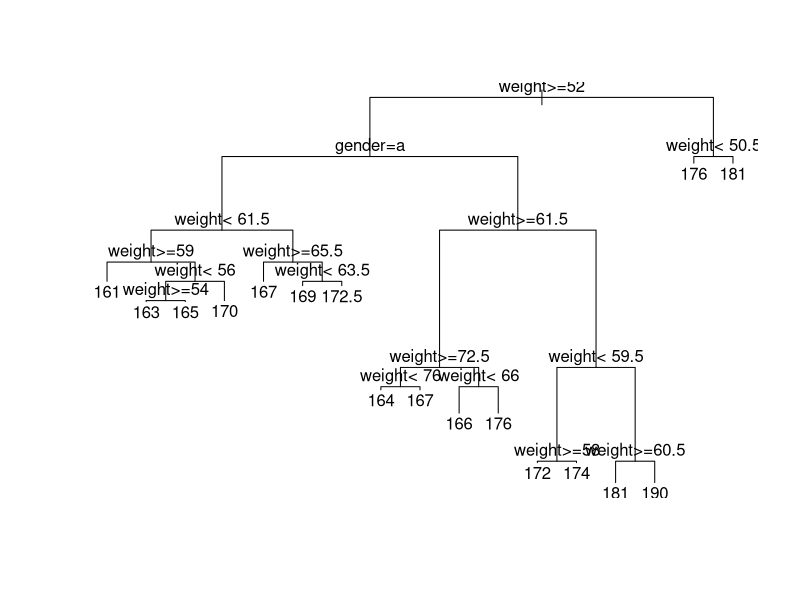
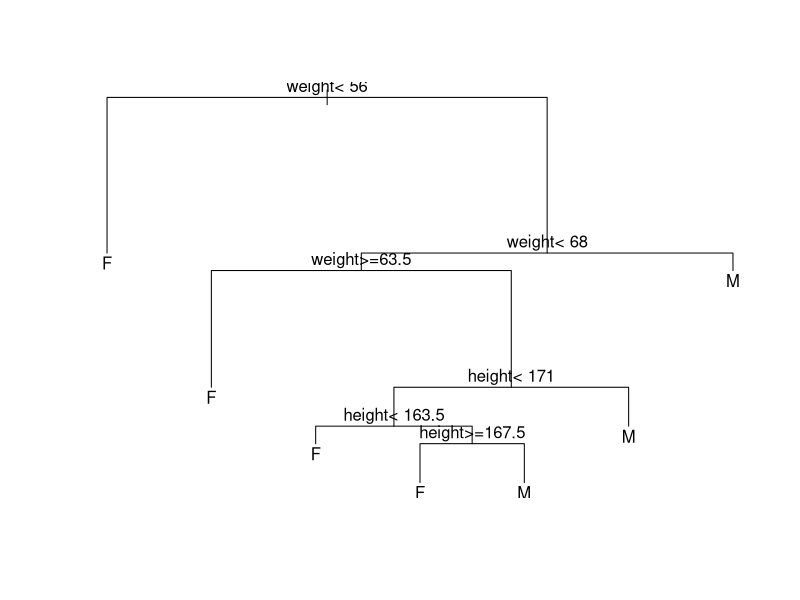
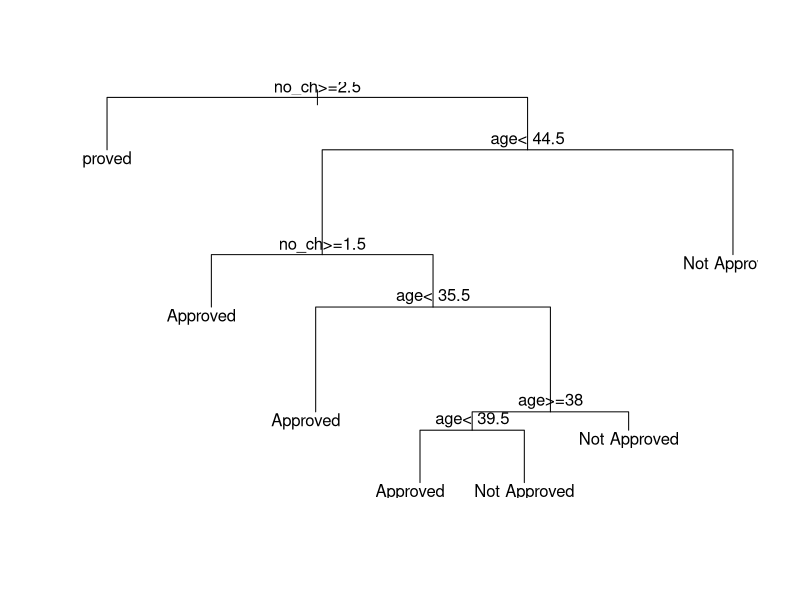
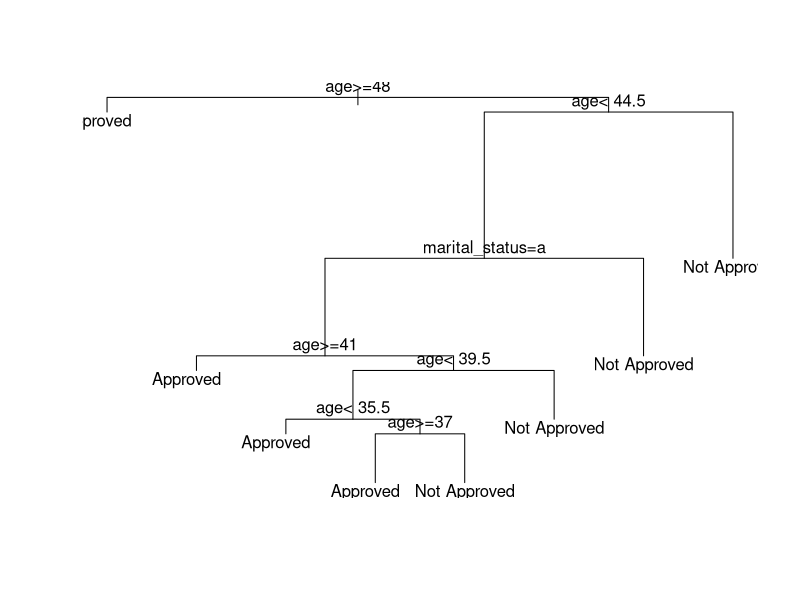

Write the R code that produced these figures, in order.
gender=c('F','M','M','M','F','F','M','F','M','F','F','M','M','F','M','M','M','F','F','F')
height=c(163,190,170,181,170,169,176,180,167,167,161,164,167,165,166,172,178,181,176,165)
weight=c(55,60,57,61,57,62,70,65,77,66,61,75,78,65,62,59,57,51,50,53)
Person=data.frame(gender,height,weight)
Person
library(rpart)
tree=rpart(height~gender+weight,data=Person,control=rpart.control(minsplit=1,minbucket=1,cp=0))
plot(tree)
text(tree)
a=data.frame(gender=c('M'),weight=c(75))
result=predict(tree,a)
print(result)

tree=rpart(gender~height+weight,data=Person,control=rpart.control(minsplit=1,minbucket=1,cp=0))
plot(tree)
text(tree)
b=data.frame(height=c(190),weight=c(85))
result=predict(tree,b)
print(result)

age=c(40,45,50,55,50,
      49,46,39,42,43,
      35,37,38,44,42,
      27,51,53,36,47)
marital_status=c('Married','Married','Married','Married','Married',
                 'Married','Married','Married','Not Married','Married',
                 'Married','Not Married','Married','Married','Married',
                 'Married','Married','Married','Married','Married')
no_ch=c(1,2,3,4,4,
        3,2,1,0,2,
        1,0,2,2,3,
        0,4,4,1,2)
loan_status=c('Not Approved','Not Approved','Approved','Approved','Approved',
              'Approved','Not Approved','Approved','Not Approved','Approved',
              'Approved','Not Approved','Approved','Approved','Approved',
              'Approved','Approved','Approved','Not Approved','Not Approved')
Loan=data.frame(age,marital_status,no_ch,loan_status)
Loan
tree=rpart(loan_status~age+no_ch,data=Loan,control=rpart.control(minsplit=1,minbucket=1,cp=0))
plot(tree)
text(tree)
a=data.frame(age=c(52),no_ch=c(4))
result=predict(tree,a)
print(result)

tree=rpart(loan_status~age+marital_status,data=Person,control=rpart.control(minsplit=1,minbucket=1,cp=0))
plot(tree)
text(tree)
b=data.frame(age=c(25),marital_status=c('Married'))
result=predict(tree,b)
print(result)